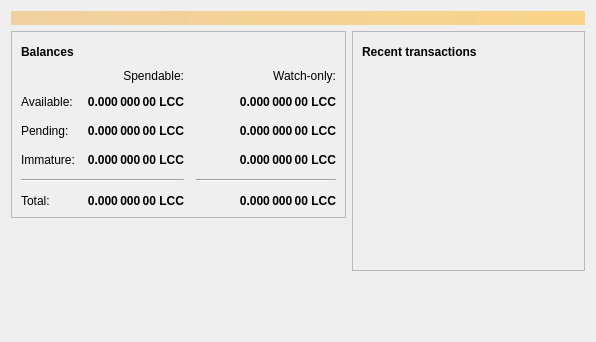
<?xml version="1.0" encoding="UTF-8"?>
<ui version="4.0">
 <class>OverviewPage</class>
 <widget class="QWidget" name="OverviewPage">
  <property name="geometry">
   <rect>
    <x>0</x>
    <y>0</y>
    <width>596</width>
    <height>342</height>
   </rect>
  </property>
  <property name="windowTitle">
   <string>Form</string>
  </property>
  <layout class="QVBoxLayout" name="topLayout">
   <item>
    <widget class="QLabel" name="labelAlerts">
     <property name="visible">
      <bool>false</bool>
     </property>
     <property name="styleSheet">
      <string notr="true">QLabel { background-color: qlineargradient(x1: 0, y1: 0, x2: 1, y2: 0, stop:0 #F0D0A0, stop:1 #F8D488); color:#000000; }</string>
     </property>
     <property name="wordWrap">
      <bool>true</bool>
     </property>
     <property name="margin">
      <number>3</number>
     </property>
     <property name="textInteractionFlags">
      <set>Qt::TextSelectableByMouse</set>
     </property>
    </widget>
   </item>
   <item>
    <layout class="QHBoxLayout" name="horizontalLayout" stretch="1,1">
     <item>
      <layout class="QVBoxLayout" name="verticalLayout_2">
       <item>
        <widget class="QFrame" name="frame">
         <property name="frameShape">
          <enum>QFrame::StyledPanel</enum>
         </property>
         <property name="frameShadow">
          <enum>QFrame::Raised</enum>
         </property>
         <layout class="QVBoxLayout" name="verticalLayout_4">
          <item>
           <layout class="QHBoxLayout" name="horizontalLayout_4">
            <item>
             <widget class="QLabel" name="label_5">
              <property name="font">
               <font>
                <weight>75</weight>
                <bold>true</bold>
               </font>
              </property>
              <property name="text">
               <string>Balances</string>
              </property>
             </widget>
            </item>
            <item>
             <widget class="QPushButton" name="labelWalletStatus">
              <property name="enabled">
               <bool>true</bool>
              </property>
              <property name="maximumSize">
               <size>
                <width>30</width>
                <height>16777215</height>
               </size>
              </property>
              <property name="toolTip">
               <string>The displayed information may be out of date. Your wallet automatically synchronizes with the LitecoinCash network after a connection is established, but this process has not completed yet.</string>
              </property>
              <property name="text">
               <string/>
              </property>
              <property name="icon">
               <iconset resource="../bitcoin.qrc">
                <normaloff>:/icons/warning</normaloff>
                <disabledoff>:/icons/warning</disabledoff>:/icons/warning</iconset>
              </property>
              <property name="iconSize">
               <size>
                <width>24</width>
                <height>24</height>
               </size>
              </property>
              <property name="flat">
               <bool>true</bool>
              </property>
             </widget>
            </item>
            <item>
             <spacer name="horizontalSpacer_3">
              <property name="orientation">
               <enum>Qt::Horizontal</enum>
              </property>
              <property name="sizeHint" stdset="0">
               <size>
                <width>40</width>
                <height>20</height>
               </size>
              </property>
             </spacer>
            </item>
           </layout>
          </item>
          <item>
           <layout class="QGridLayout" name="gridLayout">
            <property name="spacing">
             <number>12</number>
            </property>
            <item row="2" column="2">
             <widget class="QLabel" name="labelWatchPending">
              <property name="font">
               <font>
                <weight>75</weight>
                <bold>true</bold>
               </font>
              </property>
              <property name="cursor">
               <cursorShape>IBeamCursor</cursorShape>
              </property>
              <property name="toolTip">
               <string>Unconfirmed transactions to watch-only addresses</string>
              </property>
              <property name="text">
               <string notr="true">0.000 000 00 LCC</string>
              </property>
              <property name="alignment">
               <set>Qt::AlignRight|Qt::AlignTrailing|Qt::AlignVCenter</set>
              </property>
              <property name="textInteractionFlags">
               <set>Qt::LinksAccessibleByMouse|Qt::TextSelectableByKeyboard|Qt::TextSelectableByMouse</set>
              </property>
             </widget>
            </item>
            <item row="2" column="1">
             <widget class="QLabel" name="labelUnconfirmed">
              <property name="font">
               <font>
                <weight>75</weight>
                <bold>true</bold>
               </font>
              </property>
              <property name="cursor">
               <cursorShape>IBeamCursor</cursorShape>
              </property>
              <property name="toolTip">
               <string>Total of transactions that have yet to be confirmed, and do not yet count toward the spendable balance</string>
              </property>
              <property name="text">
               <string notr="true">0.000 000 00 LCC</string>
              </property>
              <property name="alignment">
               <set>Qt::AlignRight|Qt::AlignTrailing|Qt::AlignVCenter</set>
              </property>
              <property name="textInteractionFlags">
               <set>Qt::LinksAccessibleByMouse|Qt::TextSelectableByKeyboard|Qt::TextSelectableByMouse</set>
              </property>
             </widget>
            </item>
            <item row="3" column="2">
             <widget class="QLabel" name="labelWatchImmature">
              <property name="font">
               <font>
                <weight>75</weight>
                <bold>true</bold>
               </font>
              </property>
              <property name="cursor">
               <cursorShape>IBeamCursor</cursorShape>
              </property>
              <property name="toolTip">
               <string>Mined balance in watch-only addresses that has not yet matured</string>
              </property>
              <property name="text">
               <string notr="true">0.000 000 00 LCC</string>
              </property>
              <property name="alignment">
               <set>Qt::AlignRight|Qt::AlignTrailing|Qt::AlignVCenter</set>
              </property>
              <property name="textInteractionFlags">
               <set>Qt::LinksAccessibleByMouse|Qt::TextSelectableByKeyboard|Qt::TextSelectableByMouse</set>
              </property>
             </widget>
            </item>
            <item row="4" column="0" colspan="2">
             <widget class="Line" name="line">
              <property name="orientation">
               <enum>Qt::Horizontal</enum>
              </property>
             </widget>
            </item>
            <item row="4" column="2">
             <widget class="Line" name="lineWatchBalance">
              <property name="sizePolicy">
               <sizepolicy hsizetype="Preferred" vsizetype="Fixed">
                <horstretch>0</horstretch>
                <verstretch>0</verstretch>
               </sizepolicy>
              </property>
              <property name="minimumSize">
               <size>
                <width>140</width>
                <height>0</height>
               </size>
              </property>
              <property name="orientation">
               <enum>Qt::Horizontal</enum>
              </property>
             </widget>
            </item>
            <item row="5" column="0">
             <widget class="QLabel" name="labelTotalText">
              <property name="text">
               <string>Total:</string>
              </property>
             </widget>
            </item>
            <item row="3" column="1">
             <widget class="QLabel" name="labelImmature">
              <property name="font">
               <font>
                <weight>75</weight>
                <bold>true</bold>
               </font>
              </property>
              <property name="cursor">
               <cursorShape>IBeamCursor</cursorShape>
              </property>
              <property name="toolTip">
               <string>Mined balance that has not yet matured</string>
              </property>
              <property name="text">
               <string notr="true">0.000 000 00 LCC</string>
              </property>
              <property name="alignment">
               <set>Qt::AlignRight|Qt::AlignTrailing|Qt::AlignVCenter</set>
              </property>
              <property name="textInteractionFlags">
               <set>Qt::LinksAccessibleByMouse|Qt::TextSelectableByKeyboard|Qt::TextSelectableByMouse</set>
              </property>
             </widget>
            </item>
            <item row="2" column="3">
             <spacer name="horizontalSpacer_2">
              <property name="orientation">
               <enum>Qt::Horizontal</enum>
              </property>
              <property name="sizeHint" stdset="0">
               <size>
                <width>40</width>
                <height>20</height>
               </size>
              </property>
             </spacer>
            </item>
            <item row="3" column="0">
             <widget class="QLabel" name="labelImmatureText">
              <property name="text">
               <string>Immature:</string>
              </property>
             </widget>
            </item>
            <item row="5" column="1">
             <widget class="QLabel" name="labelTotal">
              <property name="font">
               <font>
                <weight>75</weight>
                <bold>true</bold>
               </font>
              </property>
              <property name="cursor">
               <cursorShape>IBeamCursor</cursorShape>
              </property>
              <property name="toolTip">
               <string>Your current total balance</string>
              </property>
              <property name="text">
               <string notr="true">0.000 000 00 LCC</string>
              </property>
              <property name="alignment">
               <set>Qt::AlignRight|Qt::AlignTrailing|Qt::AlignVCenter</set>
              </property>
              <property name="textInteractionFlags">
               <set>Qt::LinksAccessibleByMouse|Qt::TextSelectableByKeyboard|Qt::TextSelectableByMouse</set>
              </property>
             </widget>
            </item>
            <item row="5" column="2">
             <widget class="QLabel" name="labelWatchTotal">
              <property name="font">
               <font>
                <weight>75</weight>
                <bold>true</bold>
               </font>
              </property>
              <property name="cursor">
               <cursorShape>IBeamCursor</cursorShape>
              </property>
              <property name="toolTip">
               <string>Current total balance in watch-only addresses</string>
              </property>
              <property name="text">
               <string notr="true">0.000 000 00 LCC</string>
              </property>
              <property name="alignment">
               <set>Qt::AlignRight|Qt::AlignTrailing|Qt::AlignVCenter</set>
              </property>
              <property name="textInteractionFlags">
               <set>Qt::LinksAccessibleByMouse|Qt::TextSelectableByKeyboard|Qt::TextSelectableByMouse</set>
              </property>
             </widget>
            </item>
            <item row="0" column="2">
             <widget class="QLabel" name="labelWatchonly">
              <property name="text">
               <string>Watch-only:</string>
              </property>
              <property name="alignment">
               <set>Qt::AlignRight|Qt::AlignTrailing|Qt::AlignVCenter</set>
              </property>
             </widget>
            </item>
            <item row="1" column="0">
             <widget class="QLabel" name="labelBalanceText">
              <property name="text">
               <string>Available:</string>
              </property>
             </widget>
            </item>
            <item row="1" column="1">
             <widget class="QLabel" name="labelBalance">
              <property name="font">
               <font>
                <weight>75</weight>
                <bold>true</bold>
               </font>
              </property>
              <property name="cursor">
               <cursorShape>IBeamCursor</cursorShape>
              </property>
              <property name="toolTip">
               <string>Your current spendable balance</string>
              </property>
              <property name="text">
               <string notr="true">0.000 000 00 LCC</string>
              </property>
              <property name="alignment">
               <set>Qt::AlignRight|Qt::AlignTrailing|Qt::AlignVCenter</set>
              </property>
              <property name="textInteractionFlags">
               <set>Qt::LinksAccessibleByMouse|Qt::TextSelectableByKeyboard|Qt::TextSelectableByMouse</set>
              </property>
             </widget>
            </item>
            <item row="1" column="2">
             <widget class="QLabel" name="labelWatchAvailable">
              <property name="font">
               <font>
                <weight>75</weight>
                <bold>true</bold>
               </font>
              </property>
              <property name="cursor">
               <cursorShape>IBeamCursor</cursorShape>
              </property>
              <property name="toolTip">
               <string>Your current balance in watch-only addresses</string>
              </property>
              <property name="text">
               <string notr="true">0.000 000 00 LCC</string>
              </property>
              <property name="alignment">
               <set>Qt::AlignRight|Qt::AlignTrailing|Qt::AlignVCenter</set>
              </property>
              <property name="textInteractionFlags">
               <set>Qt::LinksAccessibleByMouse|Qt::TextSelectableByKeyboard|Qt::TextSelectableByMouse</set>
              </property>
             </widget>
            </item>
            <item row="2" column="0">
             <widget class="QLabel" name="labelPendingText">
              <property name="text">
               <string>Pending:</string>
              </property>
             </widget>
            </item>
            <item row="0" column="1">
             <widget class="QLabel" name="labelSpendable">
              <property name="text">
               <string>Spendable:</string>
              </property>
              <property name="alignment">
               <set>Qt::AlignRight|Qt::AlignTrailing|Qt::AlignVCenter</set>
              </property>
             </widget>
            </item>
           </layout>
          </item>
         </layout>
        </widget>
       </item>
       <item>
        <spacer name="verticalSpacer">
         <property name="orientation">
          <enum>Qt::Vertical</enum>
         </property>
         <property name="sizeHint" stdset="0">
          <size>
           <width>20</width>
           <height>40</height>
          </size>
         </property>
        </spacer>
       </item>
      </layout>
     </item>
     <item>
      <layout class="QVBoxLayout" name="verticalLayout_3">
       <item>
        <widget class="QFrame" name="frame_2">
         <property name="frameShape">
          <enum>QFrame::StyledPanel</enum>
         </property>
         <property name="frameShadow">
          <enum>QFrame::Raised</enum>
         </property>
         <layout class="QVBoxLayout" name="verticalLayout">
          <item>
           <layout class="QHBoxLayout" name="horizontalLayout_2">
            <item>
             <widget class="QLabel" name="label_4">
              <property name="font">
               <font>
                <weight>75</weight>
                <bold>true</bold>
               </font>
              </property>
              <property name="text">
               <string>Recent transactions</string>
              </property>
             </widget>
            </item>
            <item>
             <widget class="QPushButton" name="labelTransactionsStatus">
              <property name="enabled">
               <bool>true</bool>
              </property>
              <property name="maximumSize">
               <size>
                <width>30</width>
                <height>16777215</height>
               </size>
              </property>
              <property name="toolTip">
               <string>The displayed information may be out of date. Your wallet automatically synchronizes with the LitecoinCash network after a connection is established, but this process has not completed yet.</string>
              </property>
              <property name="text">
               <string/>
              </property>
              <property name="icon">
               <iconset resource="../bitcoin.qrc">
                <normaloff>:/icons/warning</normaloff>
                <disabledoff>:/icons/warning</disabledoff>:/icons/warning</iconset>
              </property>
              <property name="iconSize">
               <size>
                <width>24</width>
                <height>24</height>
               </size>
              </property>
              <property name="flat">
               <bool>true</bool>
              </property>
             </widget>
            </item>
            <item>
             <spacer name="horizontalSpacer">
              <property name="orientation">
               <enum>Qt::Horizontal</enum>
              </property>
              <property name="sizeHint" stdset="0">
               <size>
                <width>40</width>
                <height>20</height>
               </size>
              </property>
             </spacer>
            </item>
           </layout>
          </item>
          <item>
           <widget class="QListView" name="listTransactions">
            <property name="styleSheet">
             <string notr="true">QListView { background: transparent; }</string>
            </property>
            <property name="frameShape">
             <enum>QFrame::NoFrame</enum>
            </property>
            <property name="verticalScrollBarPolicy">
             <enum>Qt::ScrollBarAlwaysOff</enum>
            </property>
            <property name="horizontalScrollBarPolicy">
             <enum>Qt::ScrollBarAlwaysOff</enum>
            </property>
            <property name="selectionMode">
             <enum>QAbstractItemView::NoSelection</enum>
            </property>
           </widget>
          </item>
         </layout>
        </widget>
       </item>
       <item>
        <spacer name="verticalSpacer_2">
         <property name="orientation">
          <enum>Qt::Vertical</enum>
         </property>
         <property name="sizeHint" stdset="0">
          <size>
           <width>20</width>
           <height>40</height>
          </size>
         </property>
        </spacer>
       </item>
      </layout>
     </item>
    </layout>
   </item>
  </layout>
 </widget>
 <resources/>
 <connections/>
</ui>
